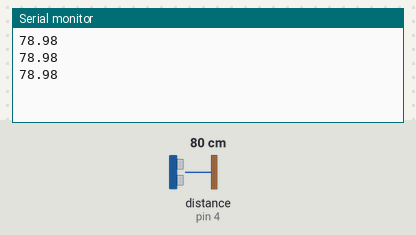
Bench run of a sketch on a simulated Arduino Uno, built with avr-gcc and run on an emulated ATmega328P. On the bench: the last lines printed to the serial monitor. Wiring (inferred from the names in the program): ultrasonic range finder: trigger pin 2; echo pin 4. The test bench sets the inputs (shaded band); at power-on: distance to the obstacle (sensor on pin 4) 80 cm. The echo pulse lasts 58.3 µs per cm.

Above: at 1.3 s.
1.4 s: distance to the obstacle (sensor on pin 4) set to 2 cm
At 1.9 s:
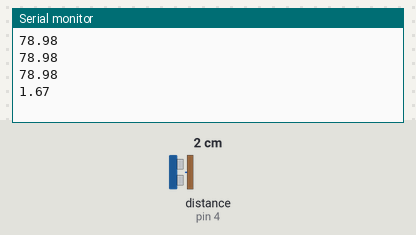
2.9 s: distance to the obstacle (sensor on pin 4) set to 4 cm
At 3.4 s:
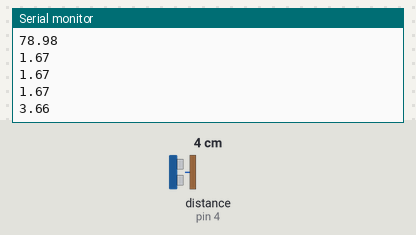
Timing chart, 0 to 5.9 s (numbered marks = the images above; inputs shaded):
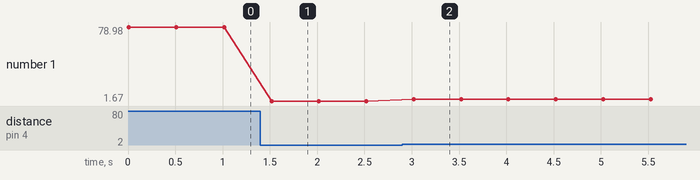

The sketch:

ultrasonic_interfacing.ino
```cpp
const int trig_Pin = 2;
const int echo_Pin = 4;

#define SPEED_OF_SOUND 0.034

long duration;
float distance_in_cm;


void setup(){
  pinMode(trig_Pin, OUTPUT);
  pinMode(echo_Pin,INPUT);
  Serial.begin(115200);
}

void loop(){
  digitalWrite(trig_Pin,LOW);
  delayMicroseconds(2);
  digitalWrite(trig_Pin,HIGH);
  delayMicroseconds(10);
  digitalWrite(trig_Pin,LOW);

    duration = pulseIn(echo_Pin,HIGH);
    distance_in_cm = (duration * SPEED_OF_SOUND)/2;
    Serial.println(distance_in_cm);
    delay(500);
}
```

Measured:
- after the input at 1.4 s, the serial monitor: prints a new line after 0.12 s (image 1)
- after the input at 2.9 s, the serial monitor: prints a new line after 0.12 s (image 2)
- plotted number 1: 78.98 → 1.67 after the input at 1.4 s, 1.67 → 3.66 after the input at 2.9 s
